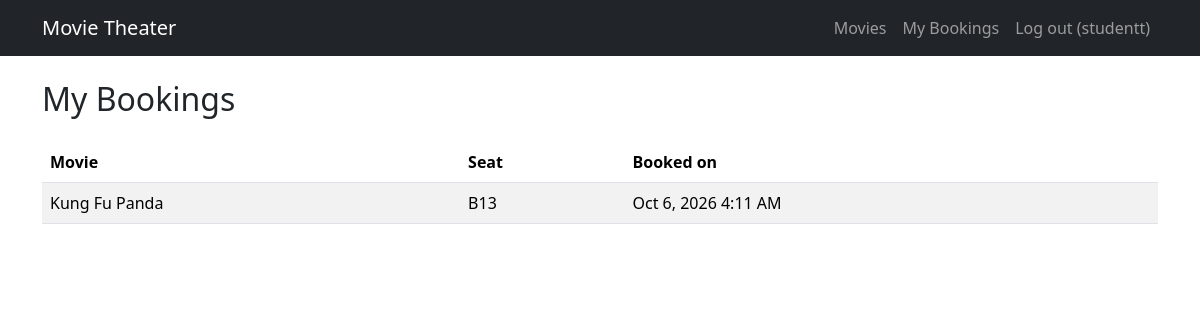
Page /history/ (signed in) on the committed database.
### bookings/models.py (models this page shows, shortened)
class Booking(models.Model):
    movie = models.ForeignKey(Movie, on_delete=models.CASCADE, related_name="bookings")
    seat = models.ForeignKey(Seat, on_delete=models.CASCADE, related_name="bookings")
    user = models.ForeignKey(settings.AUTH_USER_MODEL, on_delete=models.CASCADE, related_name="bookings")
    booking_date = models.DateTimeField(auto_now_add=True)
    class Meta:
        ordering = ["-booking_date"]

class Movie(models.Model):
    title = models.CharField(max_length=200)
    description = models.TextField(blank=True)
    release_date = models.DateField()
    duration = models.PositiveIntegerField(help_text="Length in minutes")
    class Meta:
        ordering = ["title"]

class Seat(models.Model):
    seat_number = models.CharField(max_length=10, unique=True)
    booking_status = models.BooleanField(default=False)
    class Meta:
        ordering = ["seat_number"]

### bookings/views.py (the view)
# urls.py: path("history/", views.booking_history, name="booking_history"),
@login_required
def booking_history(request):
    bookings = Booking.objects.filter(user=request.user).select_related("movie", "seat")
    return render(request, "bookings/booking_history.html", {"bookings": bookings})

### bookings/templates/bookings/booking_history.html (shortened to what this page needs)
{% extends 'bookings/base.html' %}
{% block content %}
<h2 class="mb-4">My Bookings</h2>
<table class="table table-striped">
  <thead><tr><th>Movie</th><th>Seat</th><th>Booked on</th></tr></thead>
  <tbody>
  {% for b in bookings %}
    <tr>
      <td>{{ b.movie.title }}</td>
      <td>{{ b.seat.seat_number }}</td>
      <td>{{ b.booking_date|date:"M j, Y g:i A" }}</td>
    </tr>
  {% empty %}
    <tr><td colspan="3">You have no bookings yet.</td></tr>
  {% endfor %}
  </tbody>
</table>
{% endblock %}

### bookings/templates/bookings/base.html (shortened to what this page needs)
<!doctype html>
<html lang="en">
<head>
  <link href="https://cdn.jsdelivr.net/npm/bootstrap@5.3.3/dist/css/bootstrap.min.css" rel="stylesheet">
</head>
<body>
<nav class="navbar navbar-expand navbar-dark bg-dark mb-4">
  <div class="container">
    <a class="navbar-brand" href="{% url 'movie_list' %}">Movie Theater</a>
    <ul class="navbar-nav ms-auto align-items-center">
      <li class="nav-item"><a class="nav-link" href="{% url 'movie_list' %}">Movies</a></li>
      {% if user.is_authenticated %}
        <li class="nav-item"><a class="nav-link" href="{% url 'booking_history' %}">My Bookings</a></li>
        <li class="nav-item">
          <form method="post" action="{% url 'logout' %}" class="d-inline">
            <button class="btn btn-link nav-link" type="submit">Log out ({{ user.username }})</button>
          </form>
        </li>
      {% else %}
        <li class="nav-item"><a class="nav-link" href="{% url 'login' %}">Log in</a></li>
        <li class="nav-item"><a class="nav-link" href="{% url 'register' %}">Register</a></li>
      {% endif %}
    </ul>
  </div>
</nav>
<main class="container">
  {% block content %}{% endblock %}
</main>
</body>
</html>

### rows in the picture
Booking: movie "Kung Fu Panda", seat.seat_number "B13", booking_date "Oct 6, 2026 4:11 AM"

### other values in the picture
{{ user.username }} "studentt"
